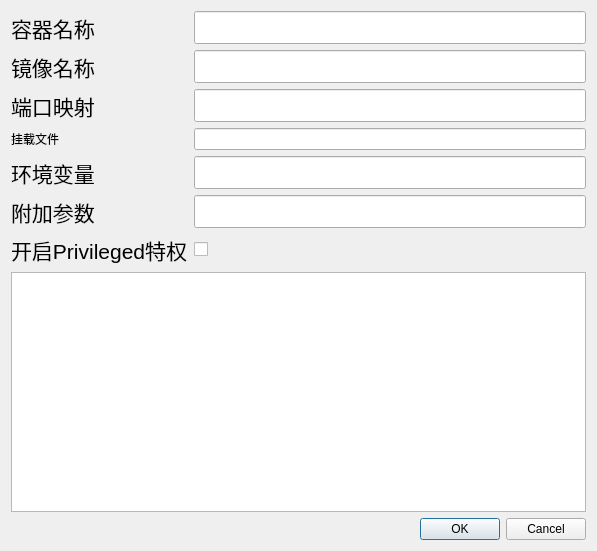
<?xml version="1.0" encoding="UTF-8"?>
<ui version="4.0">
 <class>Dialog</class>
 <widget class="QDialog" name="Dialog">
  <property name="geometry">
   <rect>
    <x>0</x>
    <y>0</y>
    <width>597</width>
    <height>551</height>
   </rect>
  </property>
  <property name="windowTitle">
   <string>Dialog</string>
  </property>
  <layout class="QVBoxLayout" name="verticalLayout">
   <item>
    <layout class="QGridLayout" name="gridLayout">
     <item row="5" column="1">
      <widget class="QLineEdit" name="lineEdit_labels">
       <property name="font">
        <font>
         <pointsize>16</pointsize>
        </font>
       </property>
      </widget>
     </item>
     <item row="4" column="1">
      <widget class="QLineEdit" name="lineEdit_environmentVariables">
       <property name="font">
        <font>
         <pointsize>16</pointsize>
        </font>
       </property>
      </widget>
     </item>
     <item row="2" column="0">
      <widget class="QLabel" name="label_ports">
       <property name="font">
        <font>
         <pointsize>16</pointsize>
        </font>
       </property>
       <property name="text">
        <string>端口映射</string>
       </property>
      </widget>
     </item>
     <item row="2" column="1">
      <widget class="QLineEdit" name="lineEdit_ports">
       <property name="font">
        <font>
         <pointsize>16</pointsize>
        </font>
       </property>
      </widget>
     </item>
     <item row="0" column="0">
      <widget class="QLabel" name="label_containerName">
       <property name="font">
        <font>
         <pointsize>16</pointsize>
        </font>
       </property>
       <property name="text">
        <string>容器名称</string>
       </property>
      </widget>
     </item>
     <item row="5" column="0">
      <widget class="QLabel" name="label_labels">
       <property name="font">
        <font>
         <pointsize>16</pointsize>
        </font>
       </property>
       <property name="text">
        <string>附加参数</string>
       </property>
      </widget>
     </item>
     <item row="1" column="0">
      <widget class="QLabel" name="label_Image">
       <property name="font">
        <font>
         <pointsize>16</pointsize>
        </font>
       </property>
       <property name="text">
        <string>镜像名称</string>
       </property>
      </widget>
     </item>
     <item row="4" column="0">
      <widget class="QLabel" name="label_environmentVariables">
       <property name="font">
        <font>
         <pointsize>16</pointsize>
        </font>
       </property>
       <property name="text">
        <string>环境变量</string>
       </property>
      </widget>
     </item>
     <item row="0" column="1">
      <widget class="QLineEdit" name="lineEdit_containerName">
       <property name="font">
        <font>
         <pointsize>16</pointsize>
        </font>
       </property>
      </widget>
     </item>
     <item row="6" column="0">
      <widget class="QLabel" name="label_privileged">
       <property name="font">
        <font>
         <pointsize>16</pointsize>
        </font>
       </property>
       <property name="text">
        <string>开启Privileged特权</string>
       </property>
      </widget>
     </item>
     <item row="1" column="1">
      <widget class="QLineEdit" name="lineEdit_Image">
       <property name="font">
        <font>
         <pointsize>16</pointsize>
        </font>
       </property>
      </widget>
     </item>
     <item row="6" column="1">
      <widget class="QCheckBox" name="checkBox_privileged">
       <property name="font">
        <font>
         <pointsize>16</pointsize>
        </font>
       </property>
       <property name="text">
        <string/>
       </property>
      </widget>
     </item>
     <item row="3" column="0">
      <widget class="QLabel" name="label_volumes">
       <property name="text">
        <string>挂载文件</string>
       </property>
      </widget>
     </item>
     <item row="3" column="1">
      <widget class="QLineEdit" name="lineEdit_volumes"/>
     </item>
    </layout>
   </item>
   <item>
    <widget class="QTextBrowser" name="textBrowserDockerInout"/>
   </item>
   <item>
    <widget class="QDialogButtonBox" name="buttonBoxDockerInstall">
     <property name="orientation">
      <enum>Qt::Orientation::Horizontal</enum>
     </property>
     <property name="standardButtons">
      <set>QDialogButtonBox::StandardButton::Cancel|QDialogButtonBox::StandardButton::Ok</set>
     </property>
    </widget>
   </item>
  </layout>
 </widget>
 <resources/>
 <connections>
  <connection>
   <sender>buttonBoxDockerInstall</sender>
   <signal>accepted()</signal>
   <receiver>Dialog</receiver>
   <slot>accept()</slot>
   <hints>
    <hint type="sourcelabel">
     <x>248</x>
     <y>254</y>
    </hint>
    <hint type="destinationlabel">
     <x>157</x>
     <y>274</y>
    </hint>
   </hints>
  </connection>
  <connection>
   <sender>buttonBoxDockerInstall</sender>
   <signal>rejected()</signal>
   <receiver>Dialog</receiver>
   <slot>reject()</slot>
   <hints>
    <hint type="sourcelabel">
     <x>316</x>
     <y>260</y>
    </hint>
    <hint type="destinationlabel">
     <x>286</x>
     <y>274</y>
    </hint>
   </hints>
  </connection>
 </connections>
</ui>
